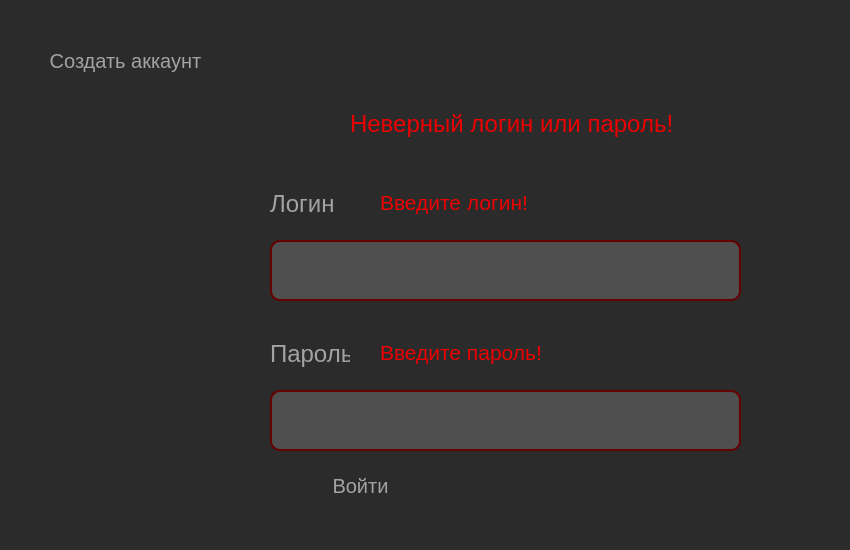
<?xml version="1.0" encoding="UTF-8"?>
<ui version="4.0">
 <class>Form</class>
 <widget class="QWidget" name="Form">
  <property name="geometry">
   <rect>
    <x>0</x>
    <y>0</y>
    <width>850</width>
    <height>550</height>
   </rect>
  </property>
  <property name="windowTitle">
   <string>Form</string>
  </property>
  <property name="styleSheet">
   <string notr="true">background: rgb(43, 43, 43)</string>
  </property>
  <widget class="QLineEdit" name="login">
   <property name="geometry">
    <rect>
     <x>270</x>
     <y>240</y>
     <width>471</width>
     <height>61</height>
    </rect>
   </property>
   <property name="styleSheet">
    <string notr="true">color: rgb(163, 163, 163);
font-size: 18px;
border-radius: 10px;
border: 2px solid rgb(100, 0, 0);
background-color: rgb(79, 79, 79)</string>
   </property>
   <property name="text">
    <string/>
   </property>
  </widget>
  <widget class="QLabel" name="label">
   <property name="geometry">
    <rect>
     <x>270</x>
     <y>190</y>
     <width>67</width>
     <height>29</height>
    </rect>
   </property>
   <property name="styleSheet">
    <string notr="true">color: rgb(163, 163, 163);
font-size: 18px;</string>
   </property>
   <property name="text">
    <string>&lt;!DOCTYPE HTML PUBLIC &quot;-//W3C//DTD HTML 4.0//EN&quot; &quot;http://www.w3.org/TR/REC-html40/strict.dtd&quot;&gt;
&lt;html&gt;&lt;head&gt;&lt;meta name=&quot;qrichtext&quot; content=&quot;1&quot; /&gt;&lt;style type=&quot;text/css&quot;&gt;
p, li { white-space: pre-wrap; }
&lt;/style&gt;&lt;/head&gt;&lt;body style=&quot; font-family:'MS Shell Dlg 2'; font-size:18px; font-weight:400; font-style:normal;&quot;&gt;
&lt;p style=&quot; margin-top:12px; margin-bottom:12px; margin-left:0px; margin-right:0px; -qt-block-indent:0; text-indent:0px;&quot;&gt;&lt;span style=&quot; font-size:18pt;&quot;&gt;Логин&lt;/span&gt;&lt;/p&gt;&lt;/body&gt;&lt;/html&gt;</string>
   </property>
  </widget>
  <widget class="QLabel" name="label_2">
   <property name="geometry">
    <rect>
     <x>270</x>
     <y>340</y>
     <width>80</width>
     <height>29</height>
    </rect>
   </property>
   <property name="styleSheet">
    <string notr="true">color: rgb(163, 163, 163);
font-size: 18px;</string>
   </property>
   <property name="text">
    <string>&lt;html&gt;&lt;head/&gt;&lt;body&gt;&lt;p&gt;&lt;span style=&quot; font-size:18pt;&quot;&gt;Пароль&lt;/span&gt;&lt;/p&gt;&lt;/body&gt;&lt;/html&gt;</string>
   </property>
  </widget>
  <widget class="QPushButton" name="enter">
   <property name="geometry">
    <rect>
     <x>270</x>
     <y>470</y>
     <width>181</width>
     <height>31</height>
    </rect>
   </property>
   <property name="styleSheet">
    <string notr="true">font-size: 20px;
color: rgb(163, 163, 163);
border-radius: 10px;
border: 1px solid rbg(0, 0, 0)</string>
   </property>
   <property name="text">
    <string>Войти</string>
   </property>
  </widget>
  <widget class="QPushButton" name="create_account">
   <property name="geometry">
    <rect>
     <x>20</x>
     <y>40</y>
     <width>211</width>
     <height>41</height>
    </rect>
   </property>
   <property name="styleSheet">
    <string notr="true">font-size: 20px;
color: rgb(163, 163, 163);
border-radius: 10px;
border: 1px solid rbg(0, 0, 0)</string>
   </property>
   <property name="text">
    <string>Создать аккаунт</string>
   </property>
  </widget>
  <widget class="QLineEdit" name="password">
   <property name="geometry">
    <rect>
     <x>270</x>
     <y>390</y>
     <width>471</width>
     <height>61</height>
    </rect>
   </property>
   <property name="styleSheet">
    <string notr="true">color: rgb(163, 163, 163);
font-size: 18px;
border-radius: 10px;
border: 2px solid rgb(100, 0, 0);
background-color: rgb(79, 79, 79)</string>
   </property>
   <property name="text">
    <string/>
   </property>
  </widget>
  <widget class="QLabel" name="label_3">
   <property name="enabled">
    <bool>true</bool>
   </property>
   <property name="geometry">
    <rect>
     <x>350</x>
     <y>110</y>
     <width>328</width>
     <height>29</height>
    </rect>
   </property>
   <property name="styleSheet">
    <string notr="true">color: rgb(234, 0, 3)</string>
   </property>
   <property name="text">
    <string>&lt;html&gt;&lt;head/&gt;&lt;body&gt;&lt;p&gt;&lt;span style=&quot; font-size:18pt;&quot;&gt;Неверный логин или пароль!&lt;/span&gt;&lt;/p&gt;&lt;/body&gt;&lt;/html&gt;</string>
   </property>
  </widget>
  <widget class="QLabel" name="label_6">
   <property name="enabled">
    <bool>true</bool>
   </property>
   <property name="geometry">
    <rect>
     <x>380</x>
     <y>190</y>
     <width>150</width>
     <height>25</height>
    </rect>
   </property>
   <property name="styleSheet">
    <string notr="true">color: rgb(234, 0, 3)</string>
   </property>
   <property name="text">
    <string>&lt;html&gt;&lt;head/&gt;&lt;body&gt;&lt;p&gt;&lt;span style=&quot; font-size:16pt;&quot;&gt;Введите логин!&lt;/span&gt;&lt;/p&gt;&lt;/body&gt;&lt;/html&gt;</string>
   </property>
  </widget>
  <widget class="QLabel" name="label_4">
   <property name="enabled">
    <bool>true</bool>
   </property>
   <property name="geometry">
    <rect>
     <x>380</x>
     <y>340</y>
     <width>163</width>
     <height>25</height>
    </rect>
   </property>
   <property name="styleSheet">
    <string notr="true">color: rgb(234, 0, 3)</string>
   </property>
   <property name="text">
    <string>&lt;html&gt;&lt;head/&gt;&lt;body&gt;&lt;p&gt;&lt;span style=&quot; font-size:16pt;&quot;&gt;Введите пароль!&lt;/span&gt;&lt;/p&gt;&lt;/body&gt;&lt;/html&gt;</string>
   </property>
  </widget>
 </widget>
 <resources/>
 <connections/>
</ui>
